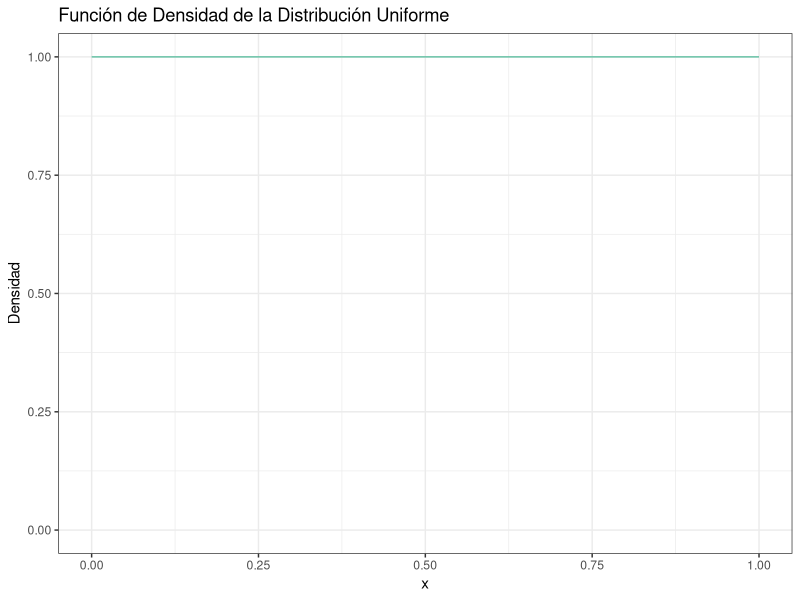
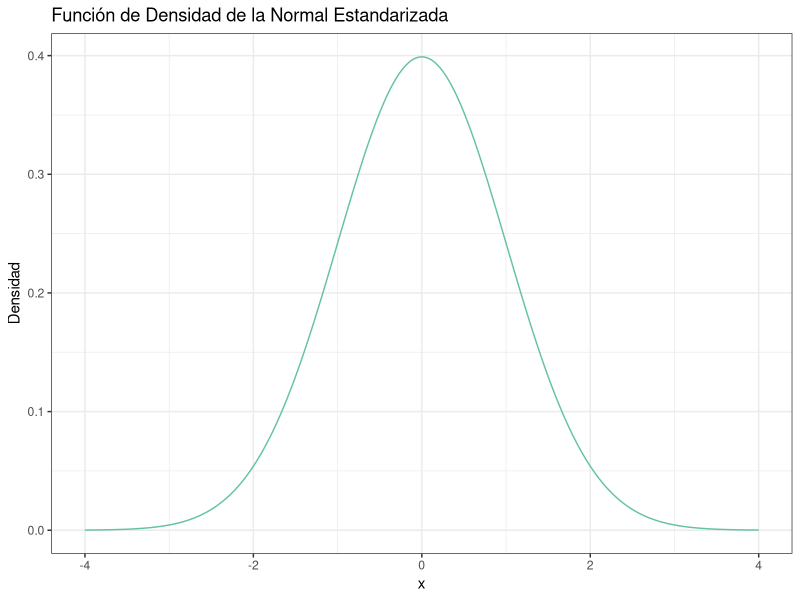
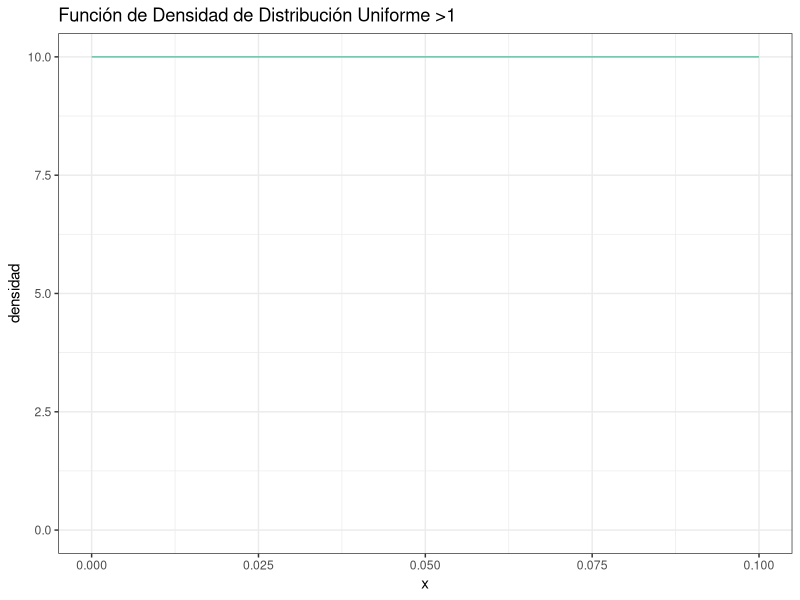
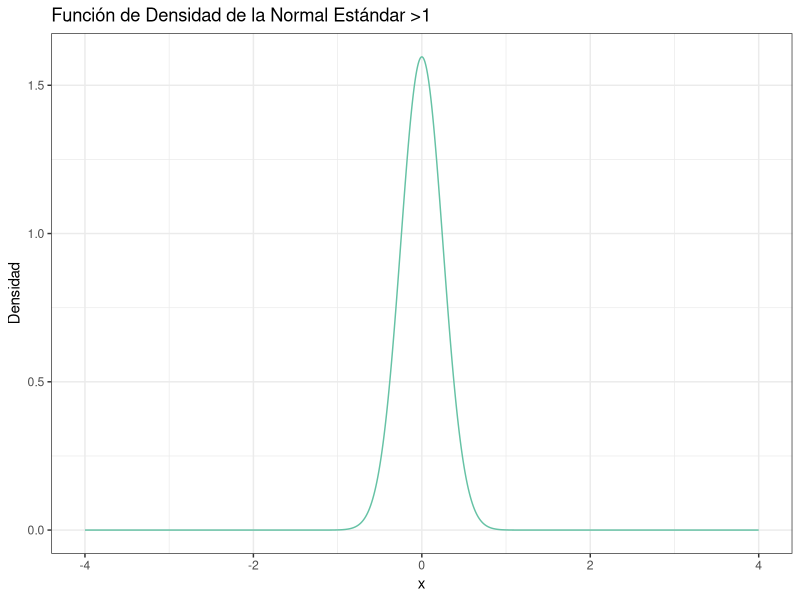
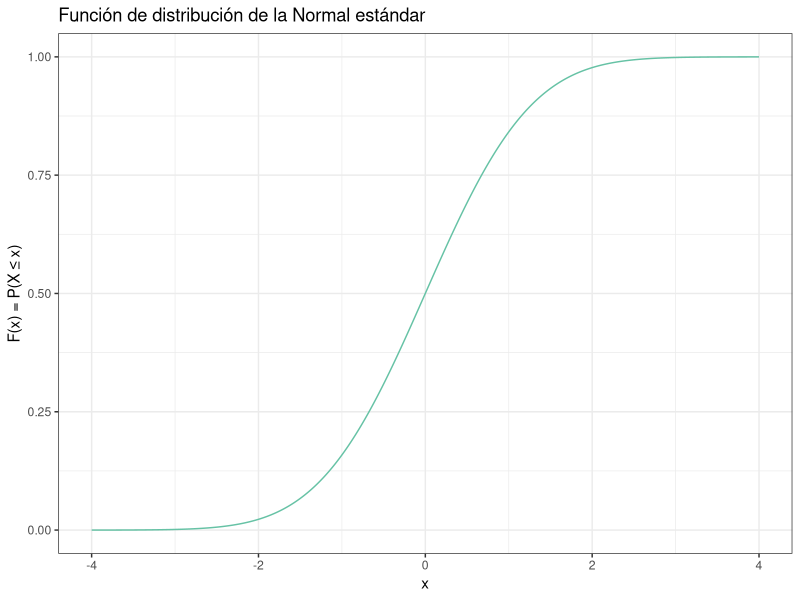
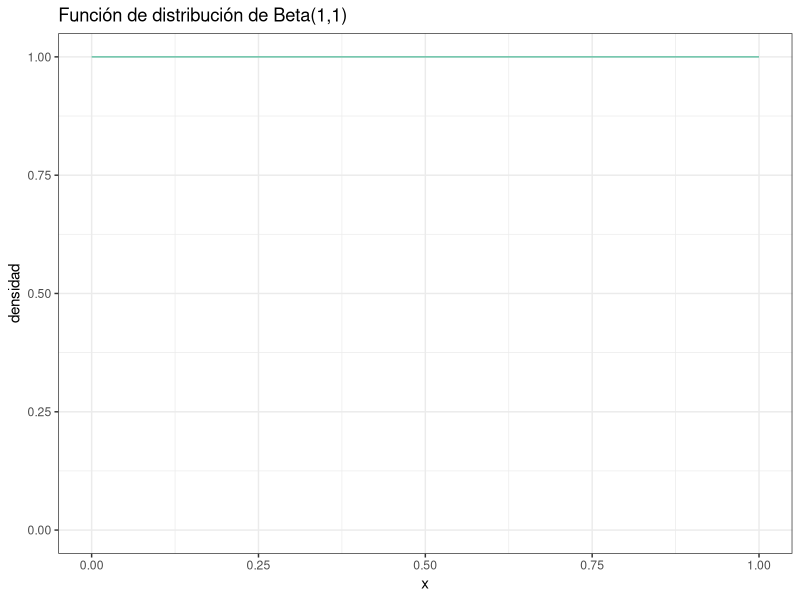
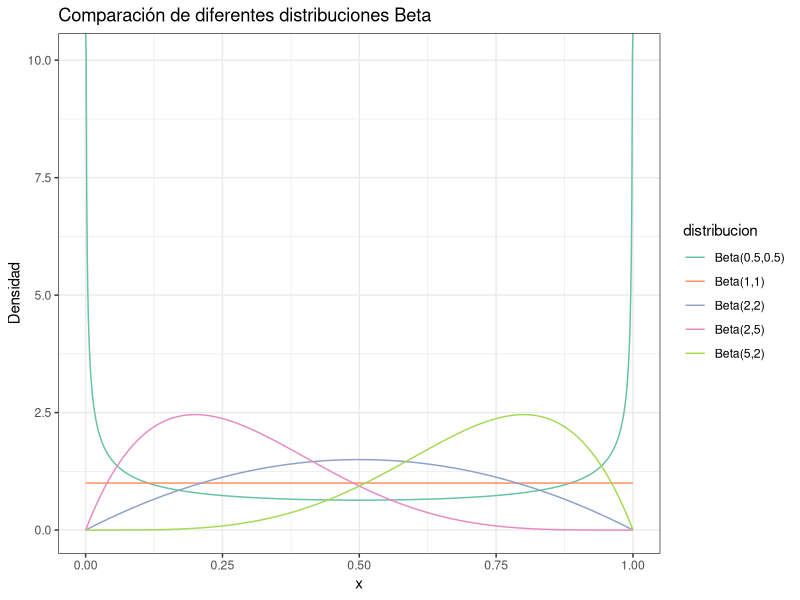
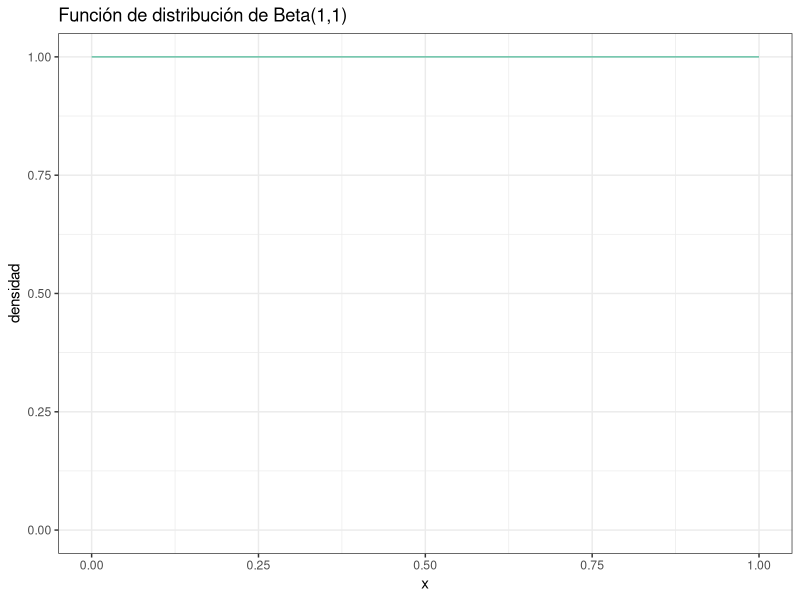

These charts were generated, in order, by the following R code:
## ---- chunk 1
#| message: false


# Paquetes:
library(tidyverse)
library(RColorBrewer)


# Configuración de la salida gráfica:

PALETA <- brewer.pal(8, "Set2") # Colores por defecto
color_defecto  <- PALETA[1]
options(ggplot2.discrete.colour = PALETA)

theme_set(theme_bw()) # Tema "neutro" para la representación gráfica
## ---- chunk 2
PREC     <- 1e-3 # Precisión para representar la función de densidad (milésimas)
DENS_INF <- 0    # Rango inferior de la función de densidad
DENS_SUP <- 1    # Rango superior de la función de densidad

uniforme <- tibble( # Esta función crea un "data.frame" o tabla de datos
  variable = seq(from = DENS_INF, to = DENS_SUP, by = PREC),
  densidad = variable |> dunif(min = DENS_INF, max = DENS_SUP)
)

uniforme |> glimpse() # Muestra el objeto con los datos, contiene 2 columnas 

uniforme |> # Usando la tabla de datos antes creada, crea un objeto gráfico
  ggplot(mapping = aes(x = variable, y = densidad)) + # "Mapea" columnas a
                                                      #   coordenadas
  geom_line(color = color_defecto) + # Representa mediante una línea continua
  
  ylim( # Fija el límite inferior a 0 para mostrar el eje y completo:
    0,  # (Usa la propia distribución para establecer el límite superior)
    uniforme |> pull(densidad) |> max()
      ) +
  labs(
    x = "x",
    y = "Densidad",
    title = "Función de Densidad de la Distribución Uniforme"
  )
## ---- chunk 3
DENS_INF <- -4 # Usamos un rango más adecuado para la normal estandarizada
DENS_SUP <-  4

normal <- tibble( # Reutilizamos `PREC` del "chunk" de código anterior
  variable = seq(from = DENS_INF, to = DENS_SUP, by = PREC),
  densidad = variable |> dnorm()
)

# Al cubrir la distribución el rango desde 0 hasta el máximo, en este caso no
#   es necesario establecer los límites manualmente
normal |>
  ggplot(mapping = aes(x = variable, y = densidad)) +
  geom_line(color = color_defecto) +
  labs(
    x = "x",
    y = "Densidad",
    title = "Función de Densidad de la Normal Estandarizada"
  )
## ---- chunk 4
uniforme |> summarize(integral = PREC * sum(densidad))
## ---- chunk 5
uniforme |> summarize(
  integral = PREC * (sum(densidad) - 0.5 * (first(densidad) + last(densidad)))
)
## ---- chunk 6
normal |> summarize(
  integral = sum(densidad) * PREC
)
## ---- chunk 7
tibble( # Ampliando el rango a [-10, 10]:
  variable = seq(from = -10, to = 10, by = PREC),
  densidad = variable |> dnorm()
) |>
  summarize(integral = sum(densidad) * PREC)

tibble( # Usando precisión de "millonésimas":
  variable = seq(from = DENS_INF, to = DENS_SUP, by = 1e-6),
  densidad = variable |> dnorm()
) |>
  summarize(integral = sum(densidad) * 1e-6) # Misma precisión en la integral
## ---- chunk 8
uniforme |> summarize(
  integral = PREC * sum(densidad),
  integral = integral / integral # Normalización
)

normal |> summarize(
  integral = PREC * sum(densidad),
  integral = integral / integral # Normalización
)
## ---- chunk 9
# Para la distribución uniforme
uniforme |> 
  summarize(max_density = max(densidad))

# Para la distribución normal
normal |> 
  summarize(max_density = max(densidad))
## ---- chunk 10
uniformeEjemplo <- tibble( # Reutilizamos `PREC` del "chunk" de código anterior
  variable = seq(from = 0, to = 0.1, by = PREC),
  densidad = variable |> dunif(min = 0, max = 0.1)
)

# Muestra el objeto
uniformeEjemplo |> glimpse() 

# Representación gráfica
uniformeEjemplo |> 
  ggplot(mapping = aes(x = variable, y = densidad)) + 
  geom_line(color = color_defecto) + 
  ylim(0,
    uniformeEjemplo |> pull(densidad) |> max()
  ) + 
  labs(
    x = "x",
    y = "densidad",
    title = "Función de Densidad de Distribución Uniforme >1"
  )

# Pico o Moda de la FD Uniforme
uniformeEjemplo |> 
  summarize(max_density = max(densidad))
## ---- chunk 11
normalEjemplo <- tibble( # Reutilizamos `PREC` y  las DENSIDADES del "chunk" de código anterior
  variable = seq(from = DENS_INF, to = DENS_SUP, by = PREC),
  densidad = variable |> dnorm(, sd = 0.25) # Modificamos la desviación típica
)

# Muestra el objeto
normalEjemplo |> glimpse() 

# Representación gráfica
normalEjemplo |>
  ggplot(mapping = aes(x = variable, y = densidad)) +
  geom_line(color = color_defecto) +
  labs(
    x = "x",
    y = "Densidad",
    title = "Función de Densidad de la Normal Estándar >1"
  )

# Pico o Moda de la FD Normal
normalEjemplo |> 
  summarize(max_density = max(densidad))
## ---- chunk 12
# Cálculo de la función de distribución normal
distribucionNormal <- tibble( # Reutilizamos `PREC` y  las DENSIDADES del "chunk" de código anterior
  variable = seq(from = DENS_INF, to = DENS_SUP, by = PREC),
  distribucion = cumsum(dnorm(variable)) * PREC # suma acumulativa de las áreas de cada punto/variable calculada de la FD normal
)

# Representación gráfica
distribucionNormal |>
  ggplot(mapping = aes(x = variable, y = distribucion)) +
  geom_line(color = color_defecto) +
  labs(
    x = "x",
    y = "F(x) = P(X ≤ x)",
    title = "Función de distribución de la Normal estándar"
  )
## ---- chunk 13
# Cálculo del valor esperado de la distribución normal
normal |>
  summarize(
    valor_esperado = sum(variable * densidad) * PREC 
  )
## ---- chunk 14
# Cálculo de la función de distribución beta(1,1)
beta_11 <- tibble(
  variable = seq(from = 0, to = 1, by = PREC),
  densidad = dbeta(variable, shape1 = 1, shape2 = 1)
)

# Representación gráfica
beta_11 |>
  ggplot(mapping = aes(x = variable, y = densidad)) +
  geom_line(color = color_defecto) +
  ylim(
    0,
    beta_11 |> pull(densidad) |> max()
  ) +
  labs(
    x = "x",
    y = "densidad",
    title = "Función de distribución de Beta(1,1)"
  )
## ---- chunk 15
# Cálculo de las funciónes de distribución beta
betas_comparacion <- tibble(
  variable = seq(from = 0, to = 1, by = PREC)
) |>
  mutate(
    "Beta(1,1)" = dbeta(variable, 1, 1),
    "Beta(2,2)" = dbeta(variable, 2, 2),
    "Beta(0.5,0.5)" = dbeta(variable, 0.5, 0.5),
    "Beta(5,2)" = dbeta(variable, 5, 2),
    "Beta(2,5)" = dbeta(variable, 2, 5)
  ) |>
  pivot_longer(
    cols = starts_with("Beta"),
    names_to = "distribucion",
    values_to = "densidad"
  )

# Representación grafica
betas_comparacion |>
  ggplot(mapping = aes(x = variable, y = densidad, color = distribucion)) +
  geom_line() +
  labs(
    x = "x",
    y = "Densidad",
    title = "Comparación de diferentes distribuciones Beta"
  )
## ---- chunk 16
# Cálculo de la función de distribución beta(1,1)
beta_11 <- tibble(
  variable = seq(from = 0, to = 1, by = PREC),
  densidad = dbeta(variable, shape1 = 1, shape2 = 1)
)

# Representación gráfica
beta_11 |>
  ggplot(mapping = aes(x = variable, y = densidad)) +
  geom_line(color = color_defecto) +
  ylim(
    0,
    beta_11 |> pull(densidad) |> max()
  ) +
  labs(
    x = "x",
    y = "densidad",
    title = "Función de distribución de Beta(1,1)"
  )
## ---- chunk 17
aceptacion_muestra <- tibble(
  id_participante   = 1:22,
  resp_descarga_app = c(
    "Si", "Si", "No", "No", "Si", "Si", "Si", "Si", "No", "Si", "Si",
    "Si", "Si", "Si", "Si", "Si", "No", "Si", "No", "Si", "Si", "Si"
  )
)
## ---- chunk 18
# Calcular y (número de "Si") y n (tamaño de muestra)
datos_resumen <- aceptacion_muestra |>
  summarise(
    n = n(),
    y = sum(resp_descarga_app == "Si")
  )

print(datos_resumen)

# Con prior Beta(1,1) y verosimilitud Binomial: Posterior es Beta(1+y,1+n-y)
# Parámetros de la posterior
posterior_alpha <- 1 + datos_resumen$y
posterior_beta <- 1 + (datos_resumen$n - datos_resumen$y)

# Crear gráfico comparando prior y posterior
tibble(
  theta = seq(from = 0, to = 1, by = PREC)
) |>
  mutate(
    prior = dbeta(theta, shape1 = 1, shape2 = 1),
    posterior = dbeta(theta, shape1 = posterior_alpha, shape2 = posterior_beta)
  ) |>
  pivot_longer(
    cols = c(prior, posterior),
    names_to = "distribucion",
    values_to = "densidad"
  ) |>
  ggplot(aes(x = theta, y = densidad, color = distribucion)) +
  geom_line() +
  labs(
    x = "θ (tasa de aceptación)",
    y = "Densidad",
    title = "Distribución prior y posterior de la tasa de aceptación"
  )
## ---- chunk 19
# Calcular valor esperado y moda de la posterior
valor_esperado_analitico <- posterior_alpha / (posterior_alpha + posterior_beta)

# Calcular moda analítica
moda_analitica <- (posterior_alpha - 1) / (posterior_alpha + posterior_beta - 2)

# Calculamos la densidad posterior para cada valor de theta con la precisión dada
posterior_densidad <- tibble(
  theta = seq(from = 0, to = 1, by = PREC),
  densidad = dbeta(theta, shape1 = posterior_alpha, shape2 = posterior_beta)
)

# Calcular valor esperado de forma numérica
valor_esperado_numerico <- posterior_densidad |>
  mutate(
    # Para cada punto, multiplicamos theta por su densidad y por PREC
    producto = theta * densidad * PREC
  ) |>
  summarise(
    # Sumamos todos los productos para obtener la integral
    valor_esperado = sum(producto)
  ) |>
  pull(valor_esperado)

# Encontramos la moda numérica (el valor de theta con mayor densidad)
moda_numerica <- posterior_densidad |>
  filter(densidad == max(densidad)) |>
  pull(theta)

# Comparamos el valor esperado con la moda analítica/numérica
cat("Valor esperado analítico:", valor_esperado_analitico, "\n")
cat("Valor esperado numérico:", valor_esperado_numerico, "\n")
cat("Moda analítica:", moda_analitica, "\n")
cat("Moda numérica (considerando PREC):", moda_numerica, "\n")
## ---- chunk 20
aceptacion_muestra_2 <- tibble(
  id_participante   = 1:113,
  resp_descarga_app = c(
    "Si", "Si", "No", "No", "Si", "Si", "Si", "Si", "No", "Si", "Si",
    "Si", "Si", "Si", "Si", "Si", "No", "Si", "No", "Si", "Si", "Si", 
    "No", "Si", "Si", "Si", "Si", "No", "No", "Si", "No", "Si", "Si", 
    "Si", "Si", "Si", "No", "Si", "No", "No", "Si", "No", "Si", "Si", 
    "No", "No", "No", "Si", "No", "No", "Si", "Si", "No", "No", "Si", 
    "No", "Si", "No", "No", "No", "Si", "Si", "No", "Si", "Si", "No", 
    "Si", "Si", "No", "Si", "Si", "No", "Si", "No", "Si", "No", "Si", 
    "No", "No", "No", "Si", "Si", "No", "No", "Si", "Si", "No", "No", 
    "No", "Si", "Si", "No", "Si", "Si", "No", "Si", "Si", "Si", "Si", 
    "No", "Si", "No", "No", "No", "No", "No", "Si", "No", "No", "Si", 
    "Si", "Si", "Si"
  )
)
## ---- chunk 21
# Calcular y y n para la segunda muestra
datos_resumen_2 <- aceptacion_muestra_2 |>
  summarise(
    n = n(),
    y = sum(resp_descarga_app == "Si")
  )

print(datos_resumen_2)

# Prior para segunda muestra = Posterior de primera muestra = Beta(18,6)
prior_2_alpha <- posterior_alpha
prior_2_beta <- posterior_beta

# Posterior después de segunda muestra
posterior_2_alpha <- prior_2_alpha + datos_resumen_2$y
posterior_2_beta <- prior_2_beta + (datos_resumen_2$n - datos_resumen_2$y)

# Comparar las tres distribuciones
tibble(
  theta = seq(from = 0, to = 1, by = PREC)
) |>
  mutate(
    `Prior original` = dbeta(theta, 1, 1),
    `Posterior muestra 1` = dbeta(theta, posterior_alpha, posterior_beta),
    `Posterior muestra 2` = dbeta(theta, posterior_2_alpha, posterior_2_beta)
  ) |>
  pivot_longer(
    cols = starts_with(c("Prior", "Posterior")),
    names_to = "distribucion",
    values_to = "densidad"
  ) |>
  ggplot(aes(x = theta, y = densidad, color = distribucion)) +
  geom_line() +
  labs(
    x = "θ (tasa de aceptación)",
    y = "Densidad",
    title = "Evolución de la distribución de la tasa de aceptación"
  )

# Calcular estimadores para la segunda posterior
# Valor esperado
valor_esperado_2 <- posterior_2_alpha / (posterior_2_alpha + posterior_2_beta)

# Moda (usando método numérico con PREC)
posterior_2_densidad <- tibble(
  theta = seq(from = 0, to = 1, by = PREC),
  densidad = dbeta(theta, posterior_2_alpha, posterior_2_beta)
)

moda_2 <- posterior_2_densidad |>
  filter(densidad == max(densidad)) |>
  pull(theta)

cat("Segunda muestra:\n")
cat("Valor esperado:", valor_esperado_2, "\n")
cat("Moda:", moda_2, "\n")
## ---- chunk 22
aceptacion_muestra_total <- bind_rows(
  aceptacion_muestra, aceptacion_muestra_2
) |>
  mutate(id_participante = row_number()) # Los ID están colapsados en una serie
## ---- chunk 23
# Calcular y y n para la muestra total
datos_resumen_total <- aceptacion_muestra_total |>
  summarise(
    n = n(),
    y = sum(resp_descarga_app == "Si")
  )

print(datos_resumen_total)

# Posterior con datos colapsados (usando prior no informativo Beta(1,1))
posterior_total_alpha <- 1 + datos_resumen_total$y
posterior_total_beta <- 1 + (datos_resumen_total$n - datos_resumen_total$y)

# Comparar todas las distribuciones
tibble(
  theta = seq(from = 0, to = 1, by = PREC)
) |>
  mutate(
    `Prior original` = dbeta(theta, 1, 1),
    `Posterior secuencial` = dbeta(theta, posterior_2_alpha, posterior_2_beta),
    `Posterior datos colapsados` = dbeta(theta, posterior_total_alpha, posterior_total_beta)
  ) |>
  pivot_longer(
    cols = starts_with(c("Prior", "Posterior")),
    names_to = "distribucion",
    values_to = "densidad"
  ) |>
  ggplot(aes(x = theta, y = densidad, color = distribucion)) +
  geom_line() +
  labs(
    x = "θ (tasa de aceptación)",
    y = "Densidad",
    title = "Comparación de posteriores: secuencial vs datos colapsados"
  )

# Calcular estimadores para datos colapsados
valor_esperado_total <- posterior_total_alpha / (posterior_total_alpha + posterior_total_beta)

# Moda (usando método numérico con PREC)
posterior_total_densidad <- tibble(
  theta = seq(from = 0, to = 1, by = PREC),
  densidad = dbeta(theta, posterior_total_alpha, posterior_total_beta)
)

moda_total <- posterior_total_densidad |>
  filter(densidad == max(densidad)) |>
  pull(theta)

cat("Datos colapsados:\n")
cat("Valor esperado:", valor_esperado_total, "\n")
cat("Moda:", moda_total, "\n")
## ---- chunk 24
clase_1 <- tibble(
  id     = 1:27,
  tiempo = c(
    242, 249, 278, 273, 227, 257, 276, 236, 214, 141, 200, 201, 
    228, 271, 160, 275, 156, 246, 293, 306, 263, 247, 224, 160, 277, 
    168, 250
  )
)

clase_2 <- tibble(
  id     = 1:24,
  tiempo = c(
    195, 176, 237, 258, 226, 254, 292, 212, 215, 298, 235, 244, 
    144, 227, 166, 194, 261, 187, 224, 233, 180, 167, 193, 282
  )
)
## ---- chunk 25
# Combinar datos de ambas clases
datos_combinados <- bind_rows(clase_1, clase_2)

# Calcular estadísticos muestrales
estadisticos <- datos_combinados |>
  summarise(
    n = n(),
    media_muestral = mean(tiempo),
    varianza_muestral = var(tiempo)
  )

cat("Estadísticos muestrales:\n")
cat("n =", estadisticos$n, "\n")
cat("media muestral =", round(estadisticos$media_muestral, 2), "\n")
cat("varianza muestral =", round(estadisticos$varianza_muestral, 2), "\n")

## ---- chunk 26
# Parámetros del prior
mu_0 <- 247
sigma2_0 <- 1156
sigma_0 <- sqrt(sigma2_0)

cat("Prior:\n")
cat("μ₀ =", mu_0, "\n")
cat("σ₀² =", sigma2_0, "\n")
## ---- chunk 27
# Cálculo de los parámetros posteriores
n <- estadisticos$n
x_barra <- estadisticos$media_muestral
sigma2 <- estadisticos$varianza_muestral

# Fórmulas para la posterior
mu_n <- (mu_0/sigma2_0 + n*x_barra/sigma2)/(1/sigma2_0 + n/sigma2)
sigma2_n <- 1/(1/sigma2_0 + n/sigma2)

cat("Posterior:\n")
cat("μₙ =", round(mu_n, 2), "\n")
cat("σₙ² =", round(sigma2_n, 2), "\n")
## ---- chunk 28
# Parámetros para el gráfico (4 desviaciones típicas)
rango_x <- c(mu_0 - 4*sigma_0, mu_0 + 4*sigma_0)

# Crear gráfico
tibble(
  x = seq(rango_x[1], rango_x[2], by = PREC)
) |>
  mutate(
    prior = dnorm(x, mean = mu_0, sd = sigma_0),
    posterior = dnorm(x, mean = mu_n, sd = sqrt(sigma2_n))
  ) |>
  pivot_longer(
    cols = c(prior, posterior),
    names_to = "distribucion",
    values_to = "densidad"
  ) |>
  ggplot(aes(x = x, y = densidad, color = distribucion)) +
  geom_line() +
  labs(
    x = "μ (tiempo medio de lectura)",
    y = "Densidad",
    title = "Distribuciones prior y posterior del tiempo medio de lectura"
  )
## ---- chunk 29
# Solución numérica usando la rejilla de valores
posterior_densidad <- tibble(
  mu = seq(from = mu_0 - 4*sqrt(sigma2_0), 
           to = mu_0 + 4*sqrt(sigma2_0), 
           by = PREC),
  densidad = dnorm(mu, mean = mu_n, sd = sqrt(sigma2_n))
)

# Encontrar el máximo numérico (moda)
moda_numerica <- posterior_densidad |>
  filter(densidad == max(densidad)) |>
  pull(mu)

# Calcular la media numérica (valor esperado)
media_numerica <- sum(posterior_densidad$mu * posterior_densidad$densidad * PREC) /
                 sum(posterior_densidad$densidad * PREC)

cat("\nSolución numérica (usando PREC =", PREC, "):\n")
cat("Media numérica =", round(media_numerica, 2), "\n")
cat("Moda numérica =", round(moda_numerica, 2), "\n")
